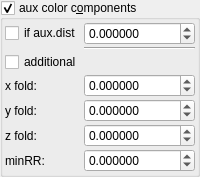
    <widget class="MyGroupBox" name="groupCheck_fold_color_aux_color_enabled">
     <property name="title">
      <string>aux color c&amp;omponents</string>
     </property>
     <property name="checkable">
      <bool>true</bool>
     </property>
     <layout class="QVBoxLayout" name="verticalLayout_11">
      <property name="leftMargin">
       <number>2</number>
      </property>
      <property name="topMargin">
       <number>2</number>
      </property>
      <property name="rightMargin">
       <number>2</number>
      </property>
      <property name="bottomMargin">
       <number>2</number>
      </property>
      <item>
       <layout class="QGridLayout" name="gridLayout_19" columnstretch="0,1">
        <property name="spacing">
         <number>2</number>
        </property>
        <item row="6" column="0">
         <widget class="QLabel" name="label_55">
          <property name="text">
           <string>z fold:</string>
          </property>
         </widget>
        </item>
        <item row="1" column="0">
         <widget class="MyCheckBox" name="checkBox_fold_color_aux_color_enabledA">
          <property name="text">
           <string>if aux.dist</string>
          </property>
         </widget>
        </item>
        <item row="7" column="1" rowspan="2">
         <widget class="MyDoubleSpinBox" name="spinbox4_fold_color_difs_0000_w">
          <property name="sizePolicy">
           <sizepolicy hsizetype="Minimum" vsizetype="Maximum">
            <horstretch>0</horstretch>
            <verstretch>0</verstretch>
           </sizepolicy>
          </property>
          <property name="prefix">
           <string/>
          </property>
          <property name="suffix">
           <string/>
          </property>
          <property name="decimals">
           <number>6</number>
          </property>
          <property name="minimum">
           <double>-100.000000000000000</double>
          </property>
          <property name="maximum">
           <double>100.000000000000000</double>
          </property>
          <property name="singleStep">
           <double>0.100000000000000</double>
          </property>
         </widget>
        </item>
        <item row="3" column="0">
         <widget class="MyCheckBox" name="checkBox_fold_color_aux_color_enabled_false">
          <property name="text">
           <string>additional</string>
          </property>
         </widget>
        </item>
        <item row="4" column="0">
         <widget class="QLabel" name="label_53">
          <property name="text">
           <string>x fold:</string>
          </property>
         </widget>
        </item>
        <item row="5" column="1">
         <widget class="MyDoubleSpinBox" name="spinbox4_fold_color_difs_0000_y">
          <property name="sizePolicy">
           <sizepolicy hsizetype="Minimum" vsizetype="Maximum">
            <horstretch>0</horstretch>
            <verstretch>0</verstretch>
           </sizepolicy>
          </property>
          <property name="prefix">
           <string/>
          </property>
          <property name="suffix">
           <string/>
          </property>
          <property name="decimals">
           <number>6</number>
          </property>
          <property name="minimum">
           <double>-100.000000000000000</double>
          </property>
          <property name="maximum">
           <double>100.000000000000000</double>
          </property>
          <property name="singleStep">
           <double>0.100000000000000</double>
          </property>
         </widget>
        </item>
        <item row="5" column="0">
         <widget class="QLabel" name="label_61">
          <property name="text">
           <string>y fold:</string>
          </property>
         </widget>
        </item>
        <item row="4" column="1">
         <widget class="MyDoubleSpinBox" name="spinbox4_fold_color_difs_0000_x">
          <property name="sizePolicy">
           <sizepolicy hsizetype="Minimum" vsizetype="Maximum">
            <horstretch>0</horstretch>
            <verstretch>0</verstretch>
           </sizepolicy>
          </property>
          <property name="prefix">
           <string/>
          </property>
          <property name="suffix">
           <string/>
          </property>
          <property name="decimals">
           <number>6</number>
          </property>
          <property name="minimum">
           <double>-100.000000000000000</double>
          </property>
          <property name="maximum">
           <double>100.000000000000000</double>
          </property>
          <property name="singleStep">
           <double>0.100000000000000</double>
          </property>
         </widget>
        </item>
        <item row="7" column="0" rowspan="2">
         <widget class="QLabel" name="label_62">
          <property name="text">
           <string>minRR:</string>
          </property>
         </widget>
        </item>
        <item row="1" column="1">
         <widget class="MyDoubleSpinBox" name="spinbox_fold_color_difs1">
          <property name="sizePolicy">
           <sizepolicy hsizetype="Minimum" vsizetype="Maximum">
            <horstretch>0</horstretch>
            <verstretch>0</verstretch>
           </sizepolicy>
          </property>
          <property name="prefix">
           <string/>
          </property>
          <property name="suffix">
           <string/>
          </property>
          <property name="decimals">
           <number>6</number>
          </property>
          <property name="minimum">
           <double>-100.000000000000000</double>
          </property>
          <property name="maximum">
           <double>100.000000000000000</double>
          </property>
          <property name="singleStep">
           <double>0.100000000000000</double>
          </property>
         </widget>
        </item>
        <item row="6" column="1">
         <widget class="MyDoubleSpinBox" name="spinbox4_fold_color_difs_0000_z">
          <property name="sizePolicy">
           <sizepolicy hsizetype="Minimum" vsizetype="Maximum">
            <horstretch>0</horstretch>
            <verstretch>0</verstretch>
           </sizepolicy>
          </property>
          <property name="prefix">
           <string/>
          </property>
          <property name="suffix">
           <string/>
          </property>
          <property name="decimals">
           <number>6</number>
          </property>
          <property name="minimum">
           <double>-100.000000000000000</double>
          </property>
          <property name="maximum">
           <double>100.000000000000000</double>
          </property>
          <property name="singleStep">
           <double>0.100000000000000</double>
          </property>
         </widget>
        </item>
        <item row="2" column="1">
         <widget class="Line" name="line">
          <property name="orientation">
           <enum>Qt::Horizontal</enum>
          </property>
         </widget>
        </item>
       </layout>
      </item>
     </layout>
    </widget>
